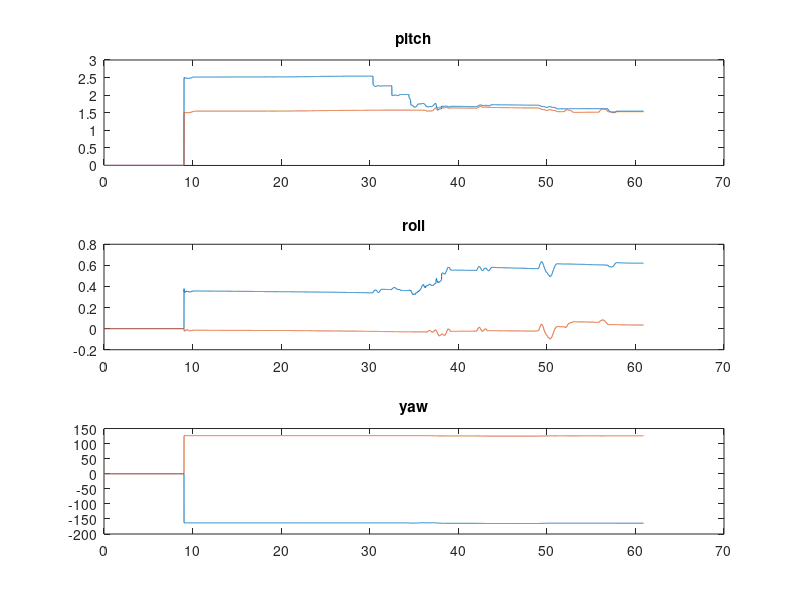

Reproduce this figure in MATLAB. (Note: this script raises an error after producing the figure.)
clc
clear
close all

load('LA')
Data = mccontrolLIPMWalking20200710143140LeftAnkle2;

t = Data(:,1);
Right = Data(:,2:4)/180*pi;
Left = Data(:,5:7)/180*pi;


figure(1)
subplot(311); k = 1;plot(t,Right(:,k)*180/pi,t,Left(:,k)*180/pi);title('pitch')
subplot(312);k = 2; plot(t,Right(:,k)*180/pi,t,Left(:,k)*180/pi);title('roll')
subplot(313); k = 3;plot(t,Right(:,k)*180/pi,t,Left(:,k)*180/pi);title('yaw')


for i=1:length(t)
RRight(1:3,1:3,i) = rot(3,Right(i,3),3)*rot(2,Right(i,1),3)*rot(1,Right(i,2),3);
RLeft(:,:,i) = rot(3,Left(i,3),3)*rot(2,Left(i,1),3)*rot(1,Left(i,2),3);

D_r(:,:,i) = RRight(:,:,i);
D_l(:,:,i) = RLeft(:,:,i);

D_r_hat(:,:,i) = OmitNonObservable(D_r(:,:,i));
D_l_hat(:,:,i) = OmitNonObservable(D_l(:,:,i));

RRightNew(:,:,i) = D_r_hat(1:3,1:3,i)*eye(3);
RLeftNew(:,:,i) = D_l_hat(1:3,1:3,i)*eye(3);

R(:,:,i) = RRightNew(:,:,i)'*RLeftNew(:,:,i);

q(i,:) = rot2q_Ankle(R(:,:,i))';
% q(i,1) = atan2(R(2,3,i),R(3,3,i));    %roll-pitch-yaw
% q(i,2) = asin(R(1,3,i));    %roll-pitch-yaw
% q(i,3) = atan2(-R(1,2,i),R(1,1,i));
% 
% % q(i,1) = asin(-R(2,3,i));    %roll-pitch-yaw
% % q(i,2) = atan2(R(1,3,i),R(3,3,i));    %roll-pitch-yaw


end

figure(2)
plot(t,q*180/pi)
legend('roll','pitch','yaw')